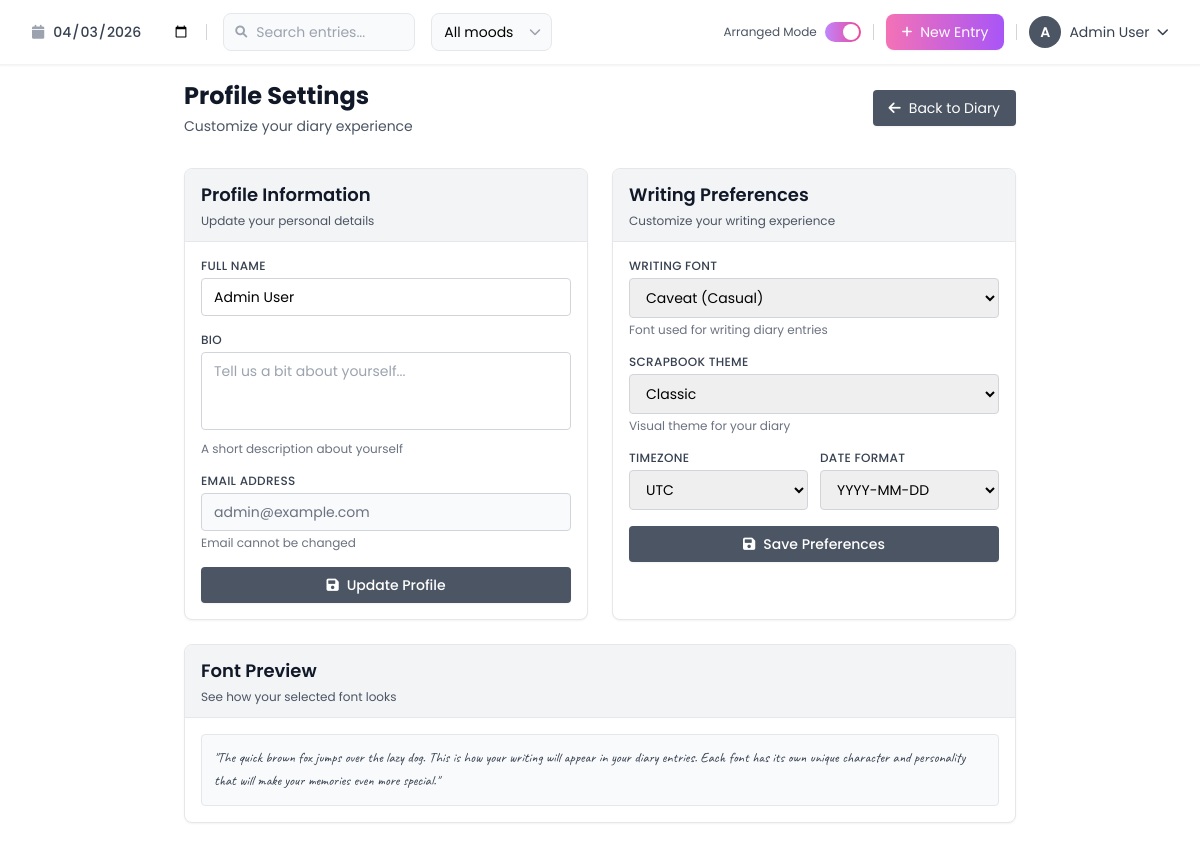
The app's page /DiaryApp/public/profile (signed in) with its own data.
### tables this page shows
CREATE TABLE users (
    id INT AUTO_INCREMENT PRIMARY KEY,
    email VARCHAR(255) UNIQUE NOT NULL,
    password VARCHAR(255) NOT NULL,
    name VARCHAR(255) NOT NULL,
    is_verified BOOLEAN DEFAULT FALSE,
    created_at TIMESTAMP DEFAULT CURRENT_TIMESTAMP,
    updated_at TIMESTAMP DEFAULT CURRENT_TIMESTAMP ON UPDATE CURRENT_TIMESTAMP
);

CREATE TABLE user_preferences (
    id INT AUTO_INCREMENT PRIMARY KEY,
    user_id INT NOT NULL UNIQUE,
    writing_font VARCHAR(100) DEFAULT 'Poppins',
    scrapbook_theme VARCHAR(50) DEFAULT 'classic',
    avatar_path VARCHAR(500),
    bio TEXT,
    timezone VARCHAR(50) DEFAULT 'UTC',
    date_format VARCHAR(20) DEFAULT 'Y-m-d',
    created_at TIMESTAMP DEFAULT CURRENT_TIMESTAMP,
    updated_at TIMESTAMP DEFAULT CURRENT_TIMESTAMP ON UPDATE CURRENT_TIMESTAMP,
    FOREIGN KEY (user_id) REFERENCES users(id) ON DELETE CASCADE
);

### app/controllers/AuthController.php (called while the page is built, shortened)
<?php
require_once __DIR__ . '/../models/User.php';
class AuthController {
    private $userModel;
    public function __construct() {
        if (!class_exists('User')) {
            $this->userModel = null;
        } else {
            try {
                $this->userModel = new User();
            } catch (Exception $e) {
                $this->userModel = null;
            }
        }
    }
    public function profile() {
        require_once __DIR__ . '/../models/UserPreferences.php';
        $preferencesModel = new UserPreferences();
        $userPreferences = $preferencesModel->getPreferences($_SESSION['user_id']);
        $user = $this->userModel->findById($_SESSION['user_id']);
        include __DIR__ . '/../views/auth/profile.php';
    }
}
?>

### config/database.php (called while the page is built, shortened)
<?php
class Database {
    private static $instance = null;
    private $pdo;
    private function __construct() {
        $host = getenv('DB_HOST');
        $dbname = getenv('DB_NAME');
        $user = getenv('DB_USER');
        $pass = getenv('DB_PASS');
        try {
            $this->pdo = new PDO("mysql:host=$host;dbname=$dbname;charset=utf8", $user, $pass);
        } catch (PDOException $e) {
            try {
                $pdo = new PDO("mysql:host=$host;charset=utf8", $user, $pass);
                $pdo->exec("CREATE DATABASE IF NOT EXISTS `$dbname`");
                $pdo = null;
                $this->pdo = new PDO("mysql:host=$host;dbname=$dbname;charset=utf8", $user, $pass);
            } catch (PDOException $e2) {
                die("Database connection failed: " . $e2->getMessage());
            }
        }
        $this->pdo->setAttribute(PDO::ATTR_ERRMODE, PDO::ERRMODE_EXCEPTION);
        $this->pdo->setAttribute(PDO::ATTR_DEFAULT_FETCH_MODE, PDO::FETCH_ASSOC);
    }
    public static function getInstance() {
        if (self::$instance === null) {
            self::$instance = new Database();
        }
        return self::$instance;
    }
    public function getConnection() {
        return $this->pdo;
    }
}
?>

### app/models/User.php (called while the page is built, shortened)
<?php
require_once __DIR__ . '/../../config/database.php';
class User {
    private $db;
    public function __construct() {
        try {
            $this->db = Database::getInstance()->getConnection();
        } catch (Exception $e) {
            $this->db = null;
        }
    }
    public function findById($id) {
        try {
            $stmt = $this->db->prepare("SELECT * FROM users WHERE id = ?");
            $stmt->execute([$id]);
            return $stmt->fetch();
        } catch (Exception $e) {
            return null;
        }
    }
}
?>

### app/models/UserPreferences.php (called while the page is built, shortened)
<?php
require_once __DIR__ . '/../../config/database.php';
class UserPreferences {
    private $db;
    public function __construct() {
        try {
            $this->db = Database::getInstance()->getConnection();
        } catch (Exception $e) {
            $this->db = null;
        }
    }
    public function getPreferences($userId) {
        try {
            $stmt = $this->db->prepare("SELECT * FROM user_preferences WHERE user_id = ?");
            $stmt->execute([$userId]);
            $prefs = $stmt->fetch();
            return $prefs ?: $this->getDefaults();
        } catch (Exception $e) {
            return $this->getDefaults();
        }
    }
}

### app/views/auth/profile.php (the view, shortened to what this page needs)
<?php
include __DIR__ . '/../components/header.php';
include __DIR__ . '/../components/diary_header.php';
?>
<div class="min-h-screen bg-white">
    <div class="max-w-4xl mx-auto px-4 sm:px-6 lg:px-8 py-20">
        <div class="mb-8">
            <div class="flex items-center justify-between">
                <div>
                    <h1 class="text-2xl font-bold text-gray-900 font-poppins">Profile Settings</h1>
                    <p class="text-gray-600 font-poppins text-sm mt-1">Customize your diary experience</p>
                </div>
                <a href="<?php echo APP_URL; ?>/diary"
                   class="bg-gray-600 hover:bg-gray-700 text-white px-4 py-2 rounded transition-all duration-200 font-poppins text-sm shadow-sm hover:shadow-md">
                    <i class="fas fa-arrow-left mr-2"></i>Back to Diary
                </a>
            </div>
        </div>
        <div class="grid grid-cols-1 lg:grid-cols-2 gap-6">
            <div class="bg-white rounded-lg shadow-sm border border-gray-200 overflow-hidden">
                <div class="bg-gray-100 px-4 py-3 border-b border-gray-200">
                    <h2 class="text-lg font-semibold text-gray-900 font-poppins">Profile Information</h2>
                    <p class="text-gray-600 text-xs font-poppins mt-1">Update your personal details</p>
                </div>
                <form method="POST" class="p-4 space-y-4">
                    <div>
                        <label for="name" class="block text-xs font-medium text-gray-700 font-poppins mb-1 uppercase tracking-wide">
                            Full Name
                        </label>
                        <input type="text"
                               id="name"
                               name="name"
                               value="<?php echo htmlspecialchars($user['name'] ?? ''); ?>"
                               class="w-full px-3 py-2 border border-gray-300 rounded focus:outline-none focus:ring-1 focus:ring-gray-400 focus:border-gray-400 font-poppins text-sm transition-all duration-200"
                               placeholder="Enter your full name">
                    </div>
                    <div>
                        <label for="bio" class="block text-xs font-medium text-gray-700 font-poppins mb-1 uppercase tracking-wide">
                            Bio
                        </label>
                        <textarea id="bio"
                                  name="bio"
                                  rows="3"
                                  class="w-full px-3 py-2 border border-gray-300 rounded focus:outline-none focus:ring-1 focus:ring-gray-400 focus:border-gray-400 font-poppins text-sm transition-all duration-200 resize-none"
                                  placeholder="Tell us a bit about yourself..."><?php echo htmlspecialchars($userPreferences['bio'] ?? ''); ?></textarea>
                        <p class="text-xs text-gray-500 mt-1 font-poppins">A short description about yourself</p>
                    </div>
                    <div>
                        <label for="email" class="block text-xs font-medium text-gray-700 font-poppins mb-1 uppercase tracking-wide">
                            Email Address
                        </label>
                        <input type="email"
                               id="email"
                               value="<?php echo htmlspecialchars($user['email'] ?? ''); ?>"
                               class="w-full px-3 py-2 border border-gray-300 rounded bg-gray-50 text-gray-500 font-poppins text-sm"
                               readonly>
                        <p class="text-xs text-gray-500 mt-1 font-poppins">Email cannot be changed</p>
                    </div>
                    <button type="submit"
                            class="w-full bg-gray-600 hover:bg-gray-700 text-white py-2 px-4 rounded transition-all duration-200 font-poppins font-medium text-sm shadow-sm hover:shadow-md">
                        <i class="fas fa-save mr-2"></i>Update Profile
                    </button>
                </form>
            </div>
            <div class="bg-white rounded-lg shadow-sm border border-gray-200 overflow-hidden">
                <div class="bg-gray-100 px-4 py-3 border-b border-gray-200">
                    <h2 class="text-lg font-semibold text-gray-900 font-poppins">Writing Preferences</h2>
                    <p class="text-gray-600 text-xs font-poppins mt-1">Customize your writing experience</p>
                </div>
                <form method="POST" class="p-4 space-y-4">
                    <div>
                        <label for="writing_font" class="block text-xs font-medium text-gray-700 font-poppins mb-1 uppercase tracking-wide">
                            Writing Font
                        </label>
                        <select id="writing_font"
                                name="writing_font"
                                class="w-full px-3 py-2 border border-gray-300 rounded focus:outline-none focus:ring-1 focus:ring-gray-400 focus:border-gray-400 font-poppins text-sm transition-all duration-200">
                            <?php
                            $availableFonts = [
                                'Poppins' => 'Poppins (Modern)',
                                'Inter' => 'Inter (Clean)',
                                'Playfair Display' => 'Playfair Display (Elegant)',
                                'Dancing Script' => 'Dancing Script (Handwritten)',
                                'Caveat' => 'Caveat (Casual)',
                                'Kalam' => 'Kalam (Bold Handwritten)',
                                'Permanent Marker' => 'Permanent Marker (Bold)',
                                'Comfortaa' => 'Comfortaa (Rounded)',
                                'Nunito' => 'Nunito (Friendly)',
                                'Quicksand' => 'Quicksand (Soft)'
                            ];
                            foreach ($availableFonts as $fontKey => $fontName) {
                                $selected = ($userPreferences['writing_font'] ?? 'Poppins') === $fontKey ? 'selected' : '';
                                echo "<option value=\"$fontKey\" $selected>$fontName</option>";
                            }
                            ?>
                        </select>
                        <p class="text-xs text-gray-500 mt-1 font-poppins">Font used for writing diary entries</p>
                    </div>
                    <div>
                        <label for="scrapbook_theme" class="block text-xs font-medium text-gray-700 font-poppins mb-1 uppercase tracking-wide">
                            Scrapbook Theme
                        </label>
                        <select id="scrapbook_theme"
                                name="scrapbook_theme"
                                class="w-full px-3 py-2 border border-gray-300 rounded focus:outline-none focus:ring-1 focus:ring-gray-400 focus:border-gray-400 font-poppins text-sm transition-all duration-200">
                            <option value="classic" <?php echo ($userPreferences['scrapbook_theme'] ?? 'classic') === 'classic' ? 'selected' : ''; ?>>Classic</option>
                        </select>
                        <p class="text-xs text-gray-500 mt-1 font-poppins">Visual theme for your diary</p>
                    </div>
                    <div class="grid grid-cols-1 md:grid-cols-2 gap-3">
                        <div>
                            <label for="timezone" class="block text-xs font-medium text-gray-700 font-poppins mb-1 uppercase tracking-wide">
                                Timezone
                            </label>
                            <select id="timezone"
                                    name="timezone"
                                    class="w-full px-3 py-2 border border-gray-300 rounded focus:outline-none focus:ring-1 focus:ring-gray-400 focus:border-gray-400 font-poppins text-sm transition-all duration-200">
                                <?php
                                $timezones = [
                                    'UTC' => 'UTC',
                                    'America/New_York' => 'Eastern Time',
                                    'America/Chicago' => 'Central Time',
                                    'America/Denver' => 'Mountain Time',
                                    'America/Los_Angeles' => 'Pacific Time',
                                    'Europe/London' => 'London',
                                    'Europe/Paris' => 'Paris',
                                    'Asia/Tokyo' => 'Tokyo',
                                    'Asia/Shanghai' => 'Shanghai',
                                    'Australia/Sydney' => 'Sydney'
                                ];
                                foreach ($timezones as $tzKey => $tzName) {
                                    $selected = ($userPreferences['timezone'] ?? 'UTC') === $tzKey ? 'selected' : '';
                                    echo "<option value=\"$tzKey\" $selected>$tzName</option>";
                                }
                                ?>
                            </select>
                        </div>
                        <div>
                            <label for="date_format" class="block text-xs font-medium text-gray-700 font-poppins mb-1 uppercase tracking-wide">
                                Date Format
                            </label>
                            <select id="date_format"
                                    name="date_format"
                                    class="w-full px-3 py-2 border border-gray-300 rounded focus:outline-none focus:ring-1 focus:ring-gray-400 focus:border-gray-400 font-poppins text-sm transition-all duration-200">
                                <option value="Y-m-d" <?php echo ($userPreferences['date_format'] ?? 'Y-m-d') === 'Y-m-d' ? 'selected' : ''; ?>>YYYY-MM-DD</option>
                            </select>
                        </div>
                    </div>
                    <button type="submit"
                            class="w-full bg-gray-600 hover:bg-gray-700 text-white py-2 px-4 rounded transition-all duration-200 font-poppins font-medium text-sm shadow-sm hover:shadow-md">
                        <i class="fas fa-save mr-2"></i>Save Preferences
                    </button>
                </form>
            </div>
        </div>
        <div class="mt-6 bg-white rounded-lg shadow-sm border border-gray-200 overflow-hidden">
            <div class="bg-gray-100 px-4 py-3 border-b border-gray-200">
                <h2 class="text-lg font-semibold text-gray-900 font-poppins">Font Preview</h2>
                <p class="text-gray-600 text-xs font-poppins mt-1">See how your selected font looks</p>
            </div>
            <div class="p-4">
                <div id="font-preview" class="text-sm leading-relaxed font-poppins p-3 bg-gray-50 rounded border text-gray-700">
                    "The quick brown fox jumps over the lazy dog. This is how your writing will appear in your diary entries. Each font has its own unique character and personality that will make your memories even more special."
                </div>
            </div>
        </div>
    </div>
</div>
<?php include __DIR__ . '/../components/footer.php'; ?>

### records on screen
users: name "Admin User", email "admin@example.com"
user_preferences: scrapbook_theme "Classic", date_format "YYYY-MM-DD"

### other values on screen
substr($_SESSION['user_name'] ?? 'U', 0, 1) "A"
$_SESSION['user_name'] "Admin User"
form field writing_font "Caveat (Casual)"
form field timezone "UTC"
